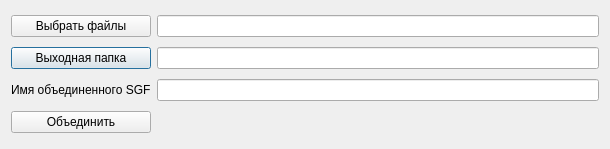
<?xml version="1.0" encoding="UTF-8"?>
<ui version="4.0">
 <class>MergeSgfDialog</class>
 <widget class="QDialog" name="MergeSgfDialog">
  <property name="geometry">
   <rect>
    <x>0</x>
    <y>0</y>
    <width>610</width>
    <height>149</height>
   </rect>
  </property>
  <property name="windowTitle">
   <string>Объединение SGF файлов</string>
  </property>
  <layout class="QGridLayout" name="gridLayout">
   <property name="sizeConstraint">
    <enum>QLayout::SetDefaultConstraint</enum>
   </property>
   <item row="1" column="0">
    <widget class="QPushButton" name="select_outdir">
     <property name="text">
      <string>Выходная папка</string>
     </property>
    </widget>
   </item>
   <item row="0" column="0">
    <widget class="QPushButton" name="select_files">
     <property name="text">
      <string>Выбрать файлы</string>
     </property>
    </widget>
   </item>
   <item row="1" column="1">
    <widget class="QLineEdit" name="selected_outdir">
     <property name="readOnly">
      <bool>true</bool>
     </property>
    </widget>
   </item>
   <item row="0" column="1">
    <widget class="QLineEdit" name="selected_files">
     <property name="readOnly">
      <bool>true</bool>
     </property>
    </widget>
   </item>
   <item row="3" column="0">
    <widget class="QPushButton" name="merge">
     <property name="text">
      <string>Объединить</string>
     </property>
    </widget>
   </item>
   <item row="3" column="1">
    <widget class="QLabel" name="status">
     <property name="minimumSize">
      <size>
       <width>22</width>
       <height>22</height>
      </size>
     </property>
     <property name="text">
      <string/>
     </property>
    </widget>
   </item>
   <item row="2" column="0">
    <widget class="QLabel" name="ResultTextLabel">
     <property name="text">
      <string>Имя объединенного SGF</string>
     </property>
    </widget>
   </item>
   <item row="2" column="1">
    <widget class="QLineEdit" name="select_result_name"/>
   </item>
  </layout>
 </widget>
 <resources/>
 <connections>
  <connection>
   <sender>select_files</sender>
   <signal>clicked()</signal>
   <receiver>MergeSgfDialog</receiver>
   <slot>select_files()</slot>
   <hints>
    <hint type="sourcelabel">
     <x>116</x>
     <y>20</y>
    </hint>
    <hint type="destinationlabel">
     <x>292</x>
     <y>52</y>
    </hint>
   </hints>
  </connection>
  <connection>
   <sender>merge</sender>
   <signal>clicked()</signal>
   <receiver>MergeSgfDialog</receiver>
   <slot>merge()</slot>
   <hints>
    <hint type="sourcelabel">
     <x>96</x>
     <y>63</y>
    </hint>
    <hint type="destinationlabel">
     <x>292</x>
     <y>85</y>
    </hint>
   </hints>
  </connection>
  <connection>
   <sender>select_outdir</sender>
   <signal>clicked()</signal>
   <receiver>MergeSgfDialog</receiver>
   <slot>select_outdir()</slot>
   <hints>
    <hint type="sourcelabel">
     <x>31</x>
     <y>41</y>
    </hint>
    <hint type="destinationlabel">
     <x>367</x>
     <y>82</y>
    </hint>
   </hints>
  </connection>
 </connections>
 <slots>
  <slot>select_files()</slot>
  <slot>merge()</slot>
  <slot>select_outdir()</slot>
 </slots>
</ui>
